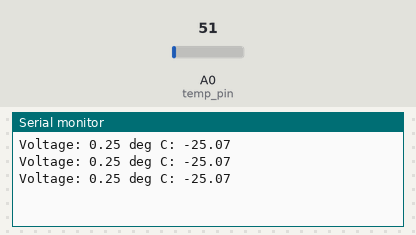
A sketch run on a simulated Arduino Uno, built with avr-gcc and run on an emulated ATmega328P. On the bench: the last lines printed to the serial monitor. The test bench sets the inputs (shaded band); at power-on: A0 (temp_pin) = 51.

Above: at 1.3 s.
1.4 s: A0 (temp_pin) set to 61
At 1.9 s:
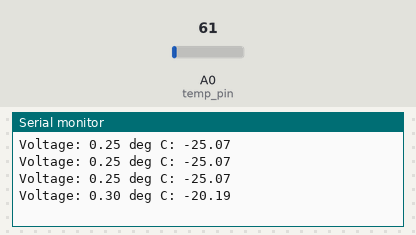
2.9 s: A0 (temp_pin) set to 71
At 3.4 s:
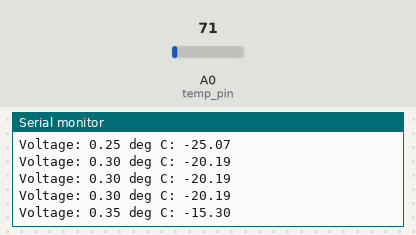
Timing chart, 0 to 5.9 s (numbered marks = the images above; inputs shaded):
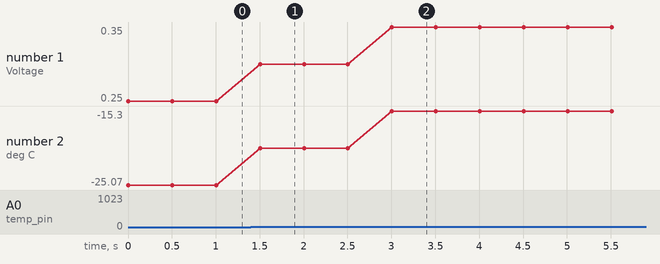

Measured:
- after the input at 1.4 s, the serial monitor: prints a new line after 0.10 s (image 1)
- after the input at 2.9 s, the serial monitor: prints a new line after 0.11 s (image 2)
- plotted number 1: 0.25 → 0.3 after the input at 1.4 s, 0.3 → 0.35 after the input at 2.9 s
- plotted number 2: -25.07 → -20.19 after the input at 1.4 s, -20.19 → -15.3 after the input at 2.9 s

The sketch:

TMP36.ino
```cpp
int temp_pin=A0;
void setup() {
 Serial.begin(9600);
}

void loop() {
  //creating a variables
  float temp;
  float voltage;

  voltage=analogRead(temp_pin)  *5.0/1023 ;// To convert voltage to temperature
  temp=100 * voltage - 50;
  //printing the values
  Serial.print("Voltage: ");
  Serial.print(voltage);
  Serial.print(" deg C: ");
  Serial.println(temp);
  delay(500);
  }
```
